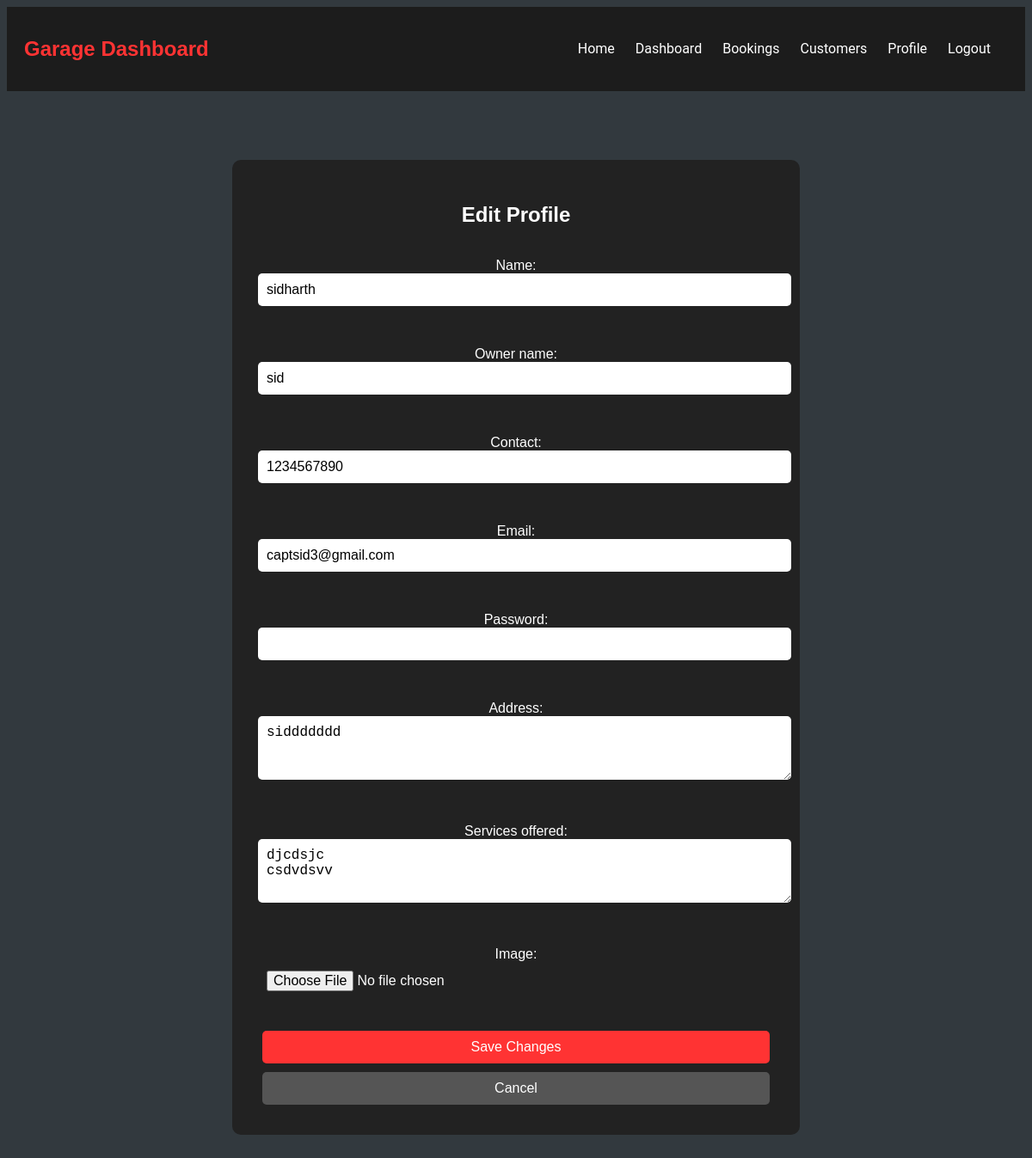
/edit/ (signed in), run on the app's committed database.
### myapp/models.py (models this page shows, shortened)
class Garage(models.Model):
    name = models.CharField(max_length=100, unique=True)
    owner_name = models.CharField(max_length=100)
    contact = models.CharField(max_length=15, unique=True)
    email = models.EmailField(unique=True)
    password = models.CharField(max_length=100)  # Store hashed password
    address = models.TextField()
    services_offered = models.TextField()
    image = models.ImageField(null=True, blank=True, upload_to="images/")
    is_approved = models.BooleanField(default=False)  # Approval status

### myapp/views.py (the view)
# urls.py: path('edit/', views.edit_garage, name='edit_garage'),
def edit_garage(request):
    garage_id = request.session.get('garage_id')
    if not garage_id:
        return redirect('garage_owner_login')
    garage = Garage.objects.get(id=garage_id)
    if request.method == "POST":
        form = GForm(request.POST, request.FILES, instance=garage)
        if form.is_valid():
            form.save()
            return redirect('garage_dashboard')
    else:
        form = GForm(instance=garage)
    return render(request, 'garage_edit.html', {'form': form})

### myapp/forms.py
class GForm(forms.ModelForm):
    class Meta:
        model = Garage
        fields = [  # Manually list fields to exclude `is_approved`
            'name', 'owner_name', 'contact', 'email', 'password',
            'address', 'services_offered', 'image'
        ]
        widgets = {
            'name': forms.TextInput(attrs={'class': 'form-control'}),
            'owner_name': forms.TextInput(attrs={'class': 'form-control'}),
            'contact': forms.TextInput(attrs={'class': 'form-control'}),
            'email': forms.EmailInput(attrs={'class': 'form-control'}),
            'password': forms.PasswordInput(attrs={'class': 'form-control'}),
            'address': forms.Textarea(attrs={'class': 'form-control', 'rows': 3}),
            'services_offered': forms.Textarea(attrs={'class': 'form-control', 'rows': 3}),
            'image': forms.FileInput(attrs={'class': 'form-control'})
        }

### templates/garage_edit.html (shortened to what this page needs)
{% load static %}
<!DOCTYPE html>
<html lang="en">
<head>
    <link rel="stylesheet" href="{% static 'css/garage_edit.css' %}">
</head>
<body>
    <header>
        <nav>
            <h1 class="dashboard-title">Garage Dashboard</h1>
            <ul>
                <li><a href="{% url 'home' %}">Home</a></li>
                <li><a href="{% url 'garage_dashboard' %}">Dashboard</a></li>
                <li><a href="#">Bookings</a></li>
                <li><a href="#">Customers</a></li>
                <li><a href="#">Profile</a></li>
                <li><a href="{% url 'logout' %}">Logout</a></li>
            </ul>
        </nav>
    </header>
    <div class="edit-container">
        <h2>Edit Profile</h2>
        <form method="POST" enctype="multipart/form-data">
            {{ form.as_p }}
            <button type="submit" class="save-btn">Save Changes</button>
            <a href="{% url 'garage_dashboard' %}" class="cancel-btn">Cancel</a>
        </form>
    </div>
</body>
</html>

### static/css/garage_edit.css (style rules this page uses)
header { background-color: #1c1c1c; padding: 15px 0; text-align: center; }
nav { display: flex; justify-content: space-between; align-items: center; max-width: 1200px; margin: 0 auto; padding: 0 20px; }
.dashboard-title { color: #ff3333; font-size: 24px; font-family: 'Poppins', sans-serif; }
nav ul { list-style-type: none; padding: 0; margin: 0; }
nav ul li { display: inline; margin-right: 20px; }
nav ul li a { text-decoration: none; color: white; font-family: 'Roboto', sans-serif; font-size: 16px; transition: 0.3s; }
.edit-container { max-width: 600px; background: #222; color: white; padding: 30px; border-radius: 10px; margin: 80px auto; text-align: center; font-family: 'Poppins', sans-serif; }
h2 { margin-bottom: 20px; font-size: 24px; }
form { display: flex; flex-direction: column; }
input, textarea, select { width: 100%; padding: 10px; margin-bottom: 15px; border: none; border-radius: 5px; font-size: 16px; }
.save-btn, .cancel-btn { display: inline-block; padding: 10px 15px; font-size: 16px; border: none; cursor: pointer; transition: 0.3s; margin: 5px; text-decoration: none; }
.save-btn { background-color: #ff3333; color: white; border-radius: 5px; }
.cancel-btn { background-color: #555; color: white; border-radius: 5px; }
body { background-color: #32393e; }

### data on the page
Garage: name "sidharth", owner_name "sid", contact "1234567890", email "captsid3@gmail.com", address "siddddddd", services_offered "djcdsjc csdvdsvv"
